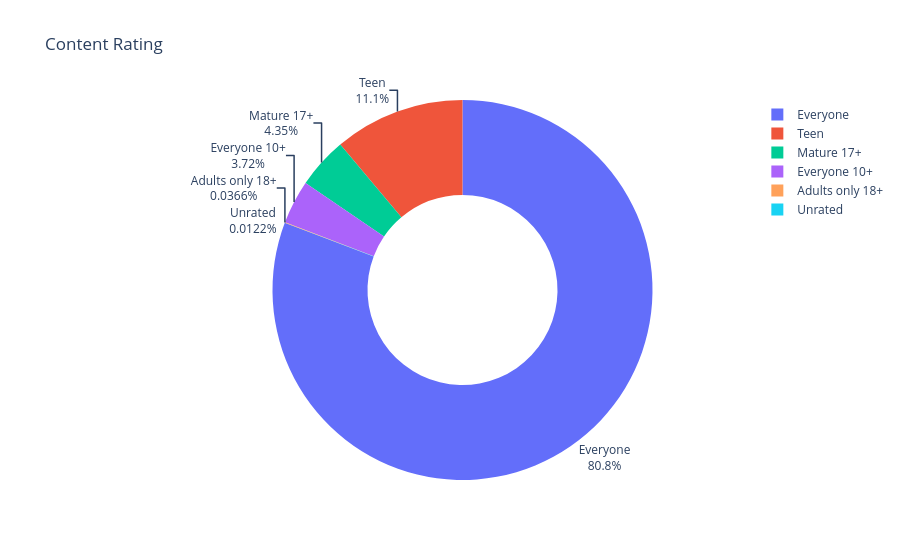

The notebook cell saved with this chart:
### Code cell
fig = px.pie(names=rating.index, values=rating.values, labels=rating.index, title="Content Rating", hole=0.5)
fig.update_traces(textposition='outside',textinfo='percent+label')
fig.show()

### Figure 1 — Plotly figure (JSON) as saved in the notebook; plotly's stock layout.template omitted (floating-point values rounded to 4 significant figures)
{"data": [{"domain": {"x": [0, 1], "y": [0, 1]}, "hole": 0.5, "hovertemplate": "label=%{label}<br>value=%{value}<extra></extra>", "labels": ["Everyone", "Teen", "Mature 17+", "Everyone 10+", "Adults only 18+", "Unrated"], "legendgroup": "", "name": "", "showlegend": true, "textinfo": "percent+label", "textposition": "outside", "type": "pie", "values": [6621, 912, 357, 305, 3, 1]}], "layout": {"legend": {"tracegroupgap": 0}, "title": {"text": "Content Rating"}}}
